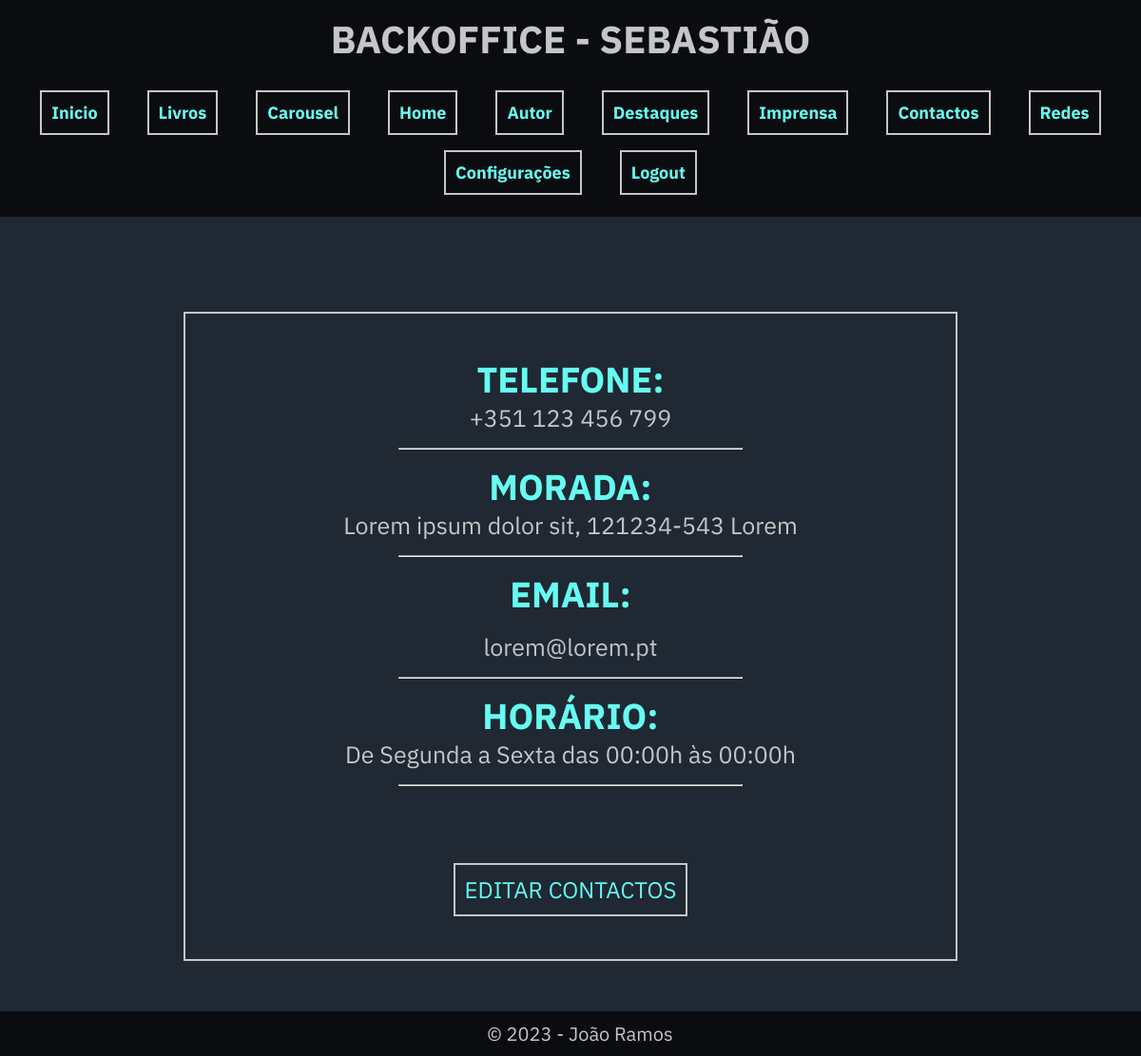
/backoffice/contactos.php (signed in), run on the app's committed database.
### tables this page shows
CREATE TABLE `contactos` (
  `id` int(11) NOT NULL,
  `telefone` varchar(20) NOT NULL,
  `morada` varchar(500) NOT NULL,
  `mail` varchar(250) NOT NULL,
  `horario` varchar(500) NOT NULL
);

### backoffice/base_dados.php (called while the page is built, shortened)
<?php
require_once ("config.php");
$pdo = new PDO("mysql:dbname=" . $config["dbname"] . ";host=" . $config["host"], $config["user"], $config["password"]);
function selectSQL($sql){
    global $pdo;
    $query = $pdo->query($sql);
    $result = $query->fetchAll(PDO::FETCH_ASSOC);
    return $result;
}
?>

### backoffice/contactos.php (the view, shortened to what this page needs)
<?php
$resultados = selectSQL("SELECT * FROM contactos");
?>
<?php require("components/header.php"); ?>
<main>
    <div class="div-css">
        <form action="editar_contactos.php" method="get">
            <?php foreach($resultados as $r): ?>
            <h2>TELEFONE:</h2>
            <p><?= $r["telefone"] ?></p>
            <hr class="hr-contactos">
            <h2>MORADA:</h2>
            <p><?= $r["morada"] ?></p>
            <hr class="hr-contactos">
            <h2>EMAIL:</h2>
            <p class="hr-contactos"><?= $r["mail"] ?></p>
            <hr class="hr-contactos">
            <h2>HORÁRIO:</h2>
            <p><?= $r["horario"] ?></p>
            <hr class="hr-contactos">
            <?php endforeach; ?>
            <br><br>
            <input class="button-css-large" type="submit" value="EDITAR CONTACTOS">
        </form>
    </div>
</main>
<?php require("components/footer.php"); ?>

### backoffice/backoffice-style.css (style rules this page uses)
* { font-family: "IBM Plex Sans" !important; padding: 0; margin: 0; }
body { background-color: #1f2833; color: #c5c6c7; }
.login-css, input { outline: none !important; border: 2px solid #c5c6c7 !important; }
.div-css { border: 2px solid #c5c6c7; padding: 45px; text-align: center; width: 60%; margin: 100px auto; font-size: 25px; }
.div-css h2 { color: #66fcf1; }
.button-css, .button-css-large { border: 2px solid #c5c6c7; color: #66fcf1; background-color: #1f2833; text-decoration: none; cursor: pointer !important; transition-duration: 0.4s; }
.button-css-large { width: fit-content; padding: 10px; text-transform: uppercase; font-size: 24px; display: block; margin: auto; }
.hr-contactos { width: 50%; margin: 15px auto; }

### data on the page
contactos: telefone "+351 123 456 799", morada "Lorem ipsum dolor sit, 121234-543 Lorem", mail "lorem@lorem.pt", horario "De Segunda a Sexta das 00:00h às 00:00h"
